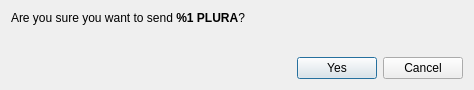
<?xml version="1.0" encoding="UTF-8"?>
<ui version="4.0">
 <class>ConfirmSendDialog</class>
 <widget class="QDialog" name="ConfirmSendDialog">
  <property name="windowModality">
   <enum>Qt::ApplicationModal</enum>
  </property>
  <property name="geometry">
   <rect>
    <x>0</x>
    <y>0</y>
    <width>474</width>
    <height>90</height>
   </rect>
  </property>
  <property name="windowTitle">
   <string>Confirm sending %1 PLURA</string>
  </property>
  <layout class="QVBoxLayout" name="verticalLayout">
   <item>
    <layout class="QVBoxLayout" name="verticalLayout_2">
     <item>
      <widget class="QLabel" name="m_confirmLabel">
       <property name="text">
        <string>&lt;html&gt;&lt;head/&gt;&lt;body&gt;&lt;p&gt;Are you sure you want to send &lt;strong&gt;%1 PLURA&lt;/strong&gt;?&lt;/p&gt;&lt;/body&gt;&lt;/html&gt;</string>
       </property>
       <property name="textFormat">
        <enum>Qt::RichText</enum>
       </property>
      </widget>
     </item>
     <item>
      <widget class="QLabel" name="m_paymentIdLabel">
       <property name="text">
        <string/>
       </property>
       <property name="textFormat">
        <enum>Qt::RichText</enum>
       </property>
      </widget>
     </item>
    </layout>
   </item>
   <item>
    <spacer name="verticalSpacer">
     <property name="orientation">
      <enum>Qt::Vertical</enum>
     </property>
     <property name="sizeHint" stdset="0">
      <size>
       <width>20</width>
       <height>40</height>
      </size>
     </property>
    </spacer>
   </item>
   <item>
    <layout class="QHBoxLayout" name="horizontalLayout_2">
     <item>
      <spacer name="horizontalSpacer">
       <property name="orientation">
        <enum>Qt::Horizontal</enum>
       </property>
       <property name="sizeHint" stdset="0">
        <size>
         <width>40</width>
         <height>20</height>
        </size>
       </property>
      </spacer>
     </item>
     <item>
      <widget class="QPushButton" name="m_okButton">
       <property name="text">
        <string>Yes</string>
       </property>
       <property name="icon">
        <iconset resource="../../resources.qrc">
         <normaloff>:/icons/transaction</normaloff>:/icons/transaction</iconset>
       </property>
      </widget>
     </item>
     <item>
      <widget class="QPushButton" name="m_cancelButton">
       <property name="text">
        <string>Cancel</string>
       </property>
       <property name="icon">
        <iconset resource="../../resources.qrc">
         <normaloff>:/icons/cancel</normaloff>:/icons/cancel</iconset>
       </property>
      </widget>
     </item>
    </layout>
   </item>
  </layout>
 </widget>
 <resources>
  <include location="../../resources.qrc"/>
 </resources>
 <connections>
  <connection>
   <sender>m_okButton</sender>
   <signal>clicked()</signal>
   <receiver>ConfirmSendDialog</receiver>
   <slot>accept()</slot>
   <hints>
    <hint type="sourcelabel">
     <x>500</x>
     <y>62</y>
    </hint>
    <hint type="destinationlabel">
     <x>276</x>
     <y>44</y>
    </hint>
   </hints>
  </connection>
  <connection>
   <sender>m_cancelButton</sender>
   <signal>clicked()</signal>
   <receiver>ConfirmSendDialog</receiver>
   <slot>reject()</slot>
   <hints>
    <hint type="sourcelabel">
     <x>417</x>
     <y>62</y>
    </hint>
    <hint type="destinationlabel">
     <x>276</x>
     <y>44</y>
    </hint>
   </hints>
  </connection>
 </connections>
</ui>
